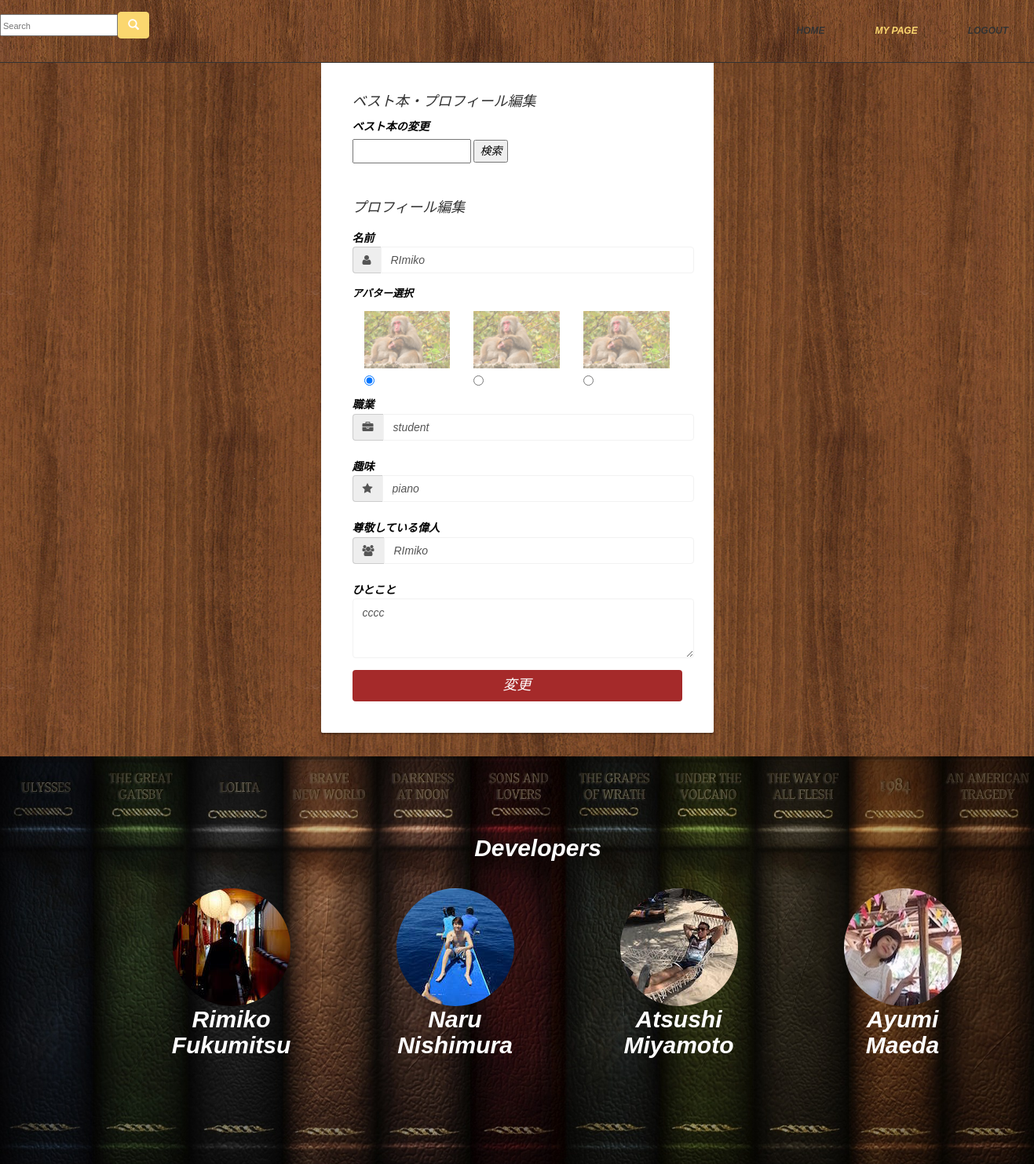
The page /mypage_edit.php (signed in) on the database its author committed.
### tables this page shows
CREATE TABLE IF NOT EXISTS `users` (
  `user_id` int(11) NOT NULL AUTO_INCREMENT,
  `name` varchar(255) NOT NULL,
  `email` varchar(255) NOT NULL,
  `password` varchar(255) NOT NULL,
  `age` int(11) DEFAULT NULL,
  `gender` int(11) DEFAULT NULL,
  `avatar_id` int(11) DEFAULT NULL,
  `hobby` varchar(255) DEFAULT NULL,
  `job` varchar(255) DEFAULT NULL,
  `bestbook_id` int(11) DEFAULT NULL,
  `great_man` varchar(255) DEFAULT NULL,
  `comment` varchar(255) DEFAULT NULL,
  `point` int(11) DEFAULT NULL,
  `level` int(11) DEFAULT '0',
  `created` datetime NOT NULL,
  PRIMARY KEY (`user_id`)
);

### mypage_edit.php (the view, shortened to what this page needs)
<?php
require('dbconnect.php');
if(isset($_SESSION['login_member_id'])){
    $sql = 'SELECT * FROM `users`u WHERE `user_id`='.$_SESSION['login_member_id'];
    $detail = mysqli_query($db,$sql) or die(mysqli_error($db));
    $detail_table = mysqli_fetch_assoc($detail);
}
?>
<!DOCTYPE html>
<html lang="en">
  <head>
    <link href="css/bootstrap.min.css" rel="stylesheet">
	<link rel="stylesheet" href="css/font-awesome.min.css">
	<link rel="stylesheet" href="css/animate.css">
	<link href="css/prettyPhoto.css" rel="stylesheet">
	<link href="css/style.css" rel="stylesheet" />
    <link href="css/share.css" rel="stylesheet" />
     <link href="css/header.css" rel="stylesheet" />
  </head>
  <body>
  <?php include('header.php'); ?>
	<section id="contact-page">
	<div class="kabe">
	<div class="container">
			<div class="row main">
				<div class="main-login main-center">
        <h4>ベスト本・プロフィール編集</h4>
                <form method="get" action="mypage_edit_result.php" >
    <div class="form-group">
        <label for="job" class="cols-sm-2 control-label">ベスト本の変更</label>
            <div class="cols-sm-10">
   <?php if(empty($_SESSION['book']['title'])): ?>
     <input id="a" type="text" name="title" value="">
    <?php else: ?>
    <input id="a" type="text" name="title" value="<?php echo $booktitle; ?>">
    <?php endif; ?>
     <button>検索</button>
    </div>
    </div>
 </form>
                                 <br>
					<form class="form-horizontal" method="post" action="">
						<div class="form-group">
                                <h4>プロフィール編集</h4>
							<label for="name" class="cols-sm-2 control-label">名前</label>
							<div class="cols-sm-10">
								<div class="input-group">
									<span class="input-group-addon"><i class="fa fa-user fa" aria-hidden="true"></i></span>
                                <?php if (isset($_POST['name'])){ ?>
                                <input type="text" class="form-control" name="name" id="a" value="<?php echo $_POST['name']; ?>" />
                                <?php }else{ ?>
									<input type="text" class="form-control" name="name" id="a" value="<?php echo $detail_table['name']; ?>" />
                                    <?php } ?>
								</div>
							</div>
						</div>
						<p style="color:black;"><strong>アバター選択</strong></p>
						<div class="col-xs-4">
        				<img src="images/IMG_0243.jpg" class="img-responsive img-radio">
        				<input name="avatar_id" type="radio" value="1" checked />monkey<br />
        			</div>
        			  <div class="col-xs-4">
        				<img src="images/IMG_0243.jpg" class="img-responsive img-radio">
        				<input name="avatar_id" type="radio" value="2" />dog<br />
        			</div>
        			<div class="col-xs-4">
        				<img src="images/IMG_0243.jpg" class="img-responsive img-radio">
        				<input name="avatar_id" type="radio" value="3" />dog<br />
        			</div>
						<div class="form-group">
							<label for="job" class="cols-sm-2 control-label">職業</label>
							<div class="cols-sm-10">
								<div class="input-group">
									<span class="input-group-addon"><i class="fa fa-briefcase" aria-hidden="true"></i></span>
									<input type="text" class="form-control" name="job" id="a" value="<?php echo $detail_table['job']; ?>"/>
								</div>
							</div>
						</div>
						<div class="form-group">
							<label for="hobby" class="cols-sm-2 control-label">趣味</label>
							<div class="cols-sm-10">
								<div class="input-group">
									<span class="input-group-addon"><i class="fa fa-star" aria-hidden="true"></i></span>
									<input type="text" class="form-control" name="hobby" id="a" value="<?php echo $detail_table['hobby']; ?>" />
								</div>
							</div>
						</div>
						<div class="form-group">
							<label for="password" class="cols-sm-2 control-label">尊敬している偉人</label>
							<div class="cols-sm-10">
								<div class="input-group">
									<span class="input-group-addon"><i class="fa fa-users" aria-hidden="true"></i></span>
									<input type="text" class="form-control" name="great_man" id="a" value="<?php echo $detail_table['name']; ?>" />
								</div>
							</div>
 </div>
						<div class="form-group ">
					<label for="comment" class="cols-sm-2 control-label">ひとこと</label>
                    <textarea class="form-control" id="a" rows="3" name="comment" ><?php echo $detail_table['comment']; ?></textarea>
                </div>
         <input type="submit" name="edit" class="btn btn-primary btn-lg btn-block login-button cols-sm-2" value="変更" >
                    </form>
				</div>
				</div>
			</div>
		</div>
    </section>
	<section id="partner">
        <div class="container">
            <div class="center wow fadeInDown">
                <h2>Developers</h2>
                <div class="footer">
            <div class="container">
            <div class="developers">
                <div class="col-md-3">
                    <div class="hi-icon-wrap hi-icon-effect wow fadeInDown" data-wow-duration="1000ms" data-wow-delay="300ms" src="images/rimiko.JPG">
                        <div><img class="image-circle" src="images/rimiko.JPG"> </div>
                        <h2>Rimiko Fukumitsu</h2>
                    </div>
                </div>
                <div class="col-md-3">
                    <div class="hi-icon-wrap hi-icon-effect wow fadeInDown" data-wow-duration="1000ms" data-wow-delay="600ms" >
                        <div><img class="image-circle" src="images/naru.JPG"></div>
                        <h2>Naru<br> Nishimura</h2>
                    </div>
                </div>
                <div class="col-md-3">
                    <div class="hi-icon-wrap hi-icon-effect wow fadeInDown" data-wow-duration="1000ms" data-wow-delay="900ms" >
                        <div><img class="image-circle" src="images/atsushi.JPG"></div>
                        <h2>Atsushi Miyamoto</h2>
                    </div>
                </div>
                <div class="col-md-3">
                    <div class="hi-icon-wrap hi-icon-effect wow fadeInDown" data-wow-duration="1000ms" data-wow-delay="1200ms" >
                        <div><img class="image-circle" src="images/IMG_1696.jpg"></div>
                        <h2>Ayumi <br>Maeda</h2>
                    </div>
                </div>
            </div>
        </div>
</body>
</html>

### css/style.css (style rules this page uses)
body { font-family:'Open Sans', Arial, sans-serif; font-size:14px; font-weight:300; line-height:1.6em; color:#fff; background-color:#fff; overflow-x:hidden; }
hi,h2,h3,h4,h5,h6 { color:#333; line-height:1.1em; }
p { color:#333; font-size:13px; }
.btn-primary { padding: 8px 20px; background: #1BBD36; color: #fff; border-radius: 4px; border:none; margin-top: 10px; }
#partner { background: url(../images/partners/partner_bg.png) 50% 50% no-repeat; background-size: cover; }
#partner { color: #fff; text-align: center; padding:100px; }
#partner h2 { color: #fff; font-size:30px; font-weight:600; }
.footer { background:#1BBD36; padding:15px 22px; }
#contact-page { padding-top: 0; background:#fff; margin-bottom:50px; }
.form-group .form-control { padding: 7px 12px; border-color:#f2f2f2; box-shadow: none; }
.center h2 { font-size: 36px; margin-top: 0; margin-bottom: 20px; text-align:center; }

### css/share.css (style rules this page uses)
body, html { height: 100%; background-repeat: no-repeat; font-family: 'Oxygen', sans-serif; }
.main { margin-top: 70px; }
.form-group { margin-bottom: 15px; margin-left:0px; color:black; }
input, input::-webkit-input-placeholder { font-size: 11px; padding-top: 3px; }
.main-login { background-color: #fff; -moz-border-radius: 2px; -webkit-border-radius: 2px; border-radius: 2px; -moz-box-shadow: 0px 2px 2px rgba(0, 0, 0, 0.3); -webkit-box-shadow: 0px 2px 2px rgba(0, 0, 0, 0.3); box-shadow: 0px 2px 2px rgba(0, 0, 0, 0.3); padding:0px 100px; }
.main-center { margin-top: 30px; margin: 0 auto; max-width: 500px; padding: 40px 40px; margin-bottom:30px; }
.login-button { margin-top: 5px; background:brown; }
#contact-page { background-image:url("../images/background.png"); z-index:1; background-position: top center; margin-bottom:0px; }
.img-radio { opacity: 0.5; margin-bottom: 5px; }
.btn-primary { background:brown; }
p { margin-right:20px; }
.footer { background:none; padding-top:40px; }
.image-circle { border-radius: 50% }
label { text-align:left; }
input { text-align:; }
form { text-align:left; }
.form-horizontal .form-group { margin-left:0px; }
p { color:red; }

### css/header.css (style rules this page uses)
.footer { padding-top:40px; background:none; }
.image-circle { border-radius: 50% }
#partner { color: #fff; text-align: center; padding:100px; }
#partner { background: url(../images/434098.jpg) 50% 50% no-repeat; background-size: cover; }
.footer { background:none; padding:15px 22px; }
.developers h2 { font-size: 40px; font-color:white; }

### rows shown on the page
users: name "RImiko", job "student", hobby "piano", great_man "RImiko", comment "cccc"
